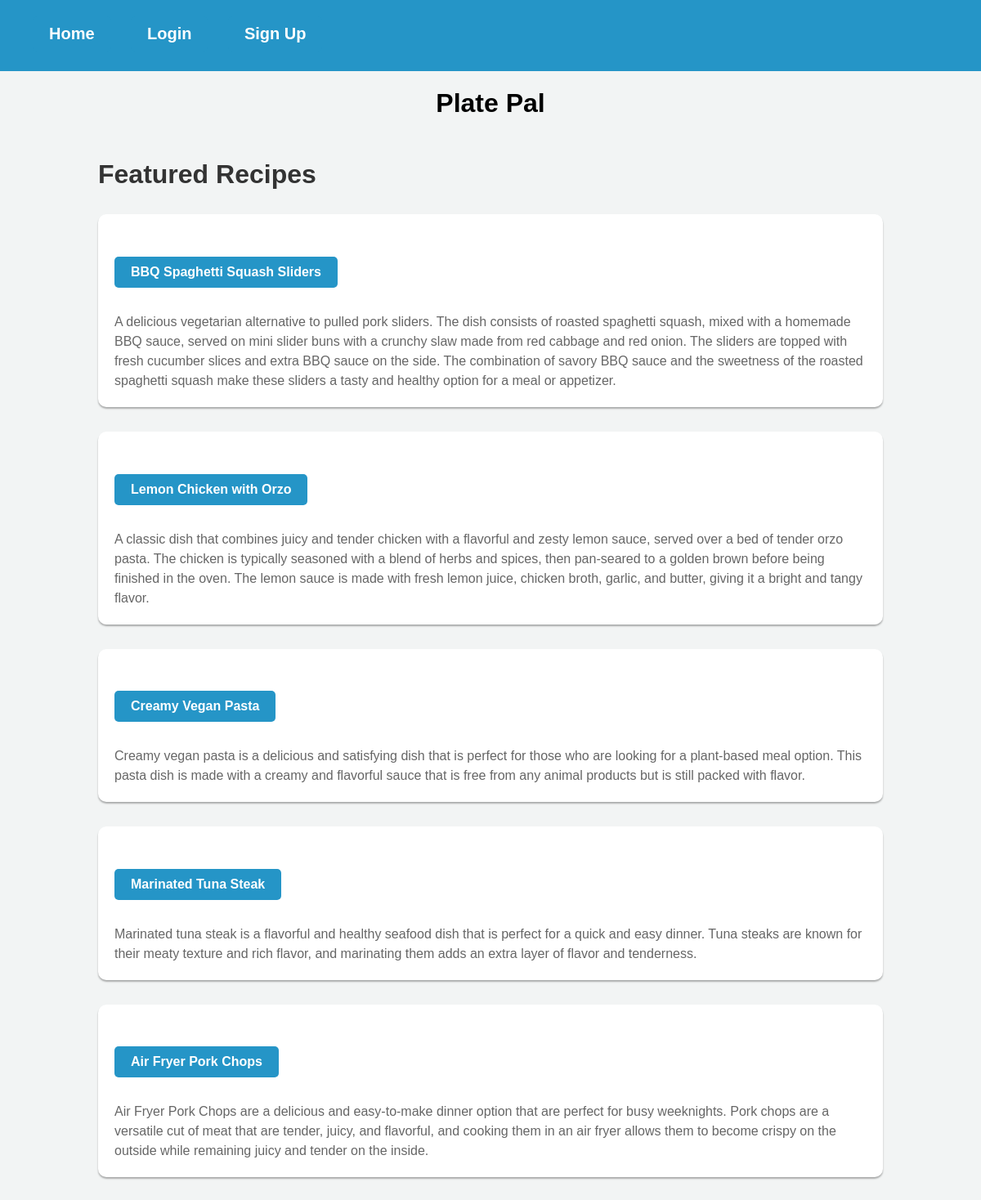
The page / on the database its author committed.
### website/models.py (models this page shows)
class Recipe(db.Model):
    id = db.Column(db.Integer, primary_key=True)
    user_id = db.Column(db.Integer, db.ForeignKey('user.id'), nullable=False)
    title = db.Column(db.String(128), nullable=False)
    description = db.Column(db.String(512), nullable=False)
    servings = db.Column(db.Integer, nullable=False)
    prep_time = db.Column(db.Integer, nullable=False)
    cook_time = db.Column(db.Integer, nullable=False)
    ingredients = db.relationship('Ingredient', backref='recipe', lazy=True, cascade='all, delete')
    instructions = db.relationship('Instruction', backref='recipe', lazy=True, cascade='all, delete')
    tags = db.relationship('Tags', backref='recipe', lazy=True, cascade='all, delete-orphan')
    comments = db.relationship('Comments', backref='recipe', lazy=True, cascade='all, delete-orphan')
    likes = db.Column(db.Integer, default=0)

### website/views.py (the view)
@views.route('/', methods=['GET', 'POST'])
def home():
    recipes = Recipe.query.filter(
        Recipe.tags.any(Tags.text == 'FEATURED')).all()
    return render_template("home.html", user=current_user, recipes=recipes)

### website/templates/home.html (shortened to what this page needs)
{% extends "base.html" %}
{% block content %}
<link rel="stylesheet" type="text/css" href="{{ url_for('static', filename='home.css') }}">
<div>
    <h1 align="center">Plate Pal</h1>
</div>
<div class="recipes">
    <h2>Featured Recipes</h2>
    {% for recipe in recipes %}
        <div class="recipe">
            <h2><a href="{{ url_for('views.recipe', recipe_id=recipe.id) }}">{{ recipe.title }}</a></h2>
            <p>{{ recipe.description }}</p>
        </div>
    {% endfor %}
</div>
{% endblock %}

### website/static/home.css (style rules this page uses)
body { background-color: #F2F4F4; font-family: Arial, sans-serif; margin: 0; padding: 0; }
a { background-color: #2595C7; border-radius: 5px; color: white; display: inline-block; font-size: 16px; font-weight: bold; padding: 10px 20px; text-align: center; text-decoration: none; transition: background-color 0.3s ease-in-out; }
.recipes { margin: 50px auto; width: 80%; }
.recipes h2 { color: #333333; font-size: 32px; margin-bottom: 30px; }
.recipe { background-color: #FFFFFF; border-radius: 10px; box-shadow: 0px 2px 2px rgba(0, 0, 0, 0.3); margin-bottom: 30px; padding: 20px; }
.recipe p { color: #666666; font-size: 16px; line-height: 1.5; margin-bottom: 0; }

### rows shown on the page
Recipe: title "BBQ Spaghetti Squash Sliders", description "A delicious vegetarian alternative to pulled pork sliders. The dish consists of roasted spaghetti squash, mixed with a homemade BBQ sauce, served on mini slider buns with a crunchy slaw made from red cabbage and red onion. The sliders are topped with fresh cucumber slices and extra BBQ sauce on the side. The combination of savory BBQ sauce and the sweetness of the roasted spaghetti squash make these sliders a tasty and healthy option for a meal or appetizer."
Recipe: title "Lemon Chicken with Orzo", description "A classic dish that combines juicy and tender chicken with a flavorful and zesty lemon sauce, served over a bed of tender orzo pasta. The chicken is typically seasoned with a blend of herbs and spices, then pan-seared to a golden brown before being finished in the oven. The lemon sauce is made with fresh lemon juice, chicken broth, garlic, and butter, giving it a bright and tangy flavor."
Recipe: title "Creamy Vegan Pasta", description "Creamy vegan pasta is a delicious and satisfying dish that is perfect for those who are looking for a plant-based meal option. This pasta dish is made with a creamy and flavorful sauce that is free from any animal products but is still packed with flavor."
Recipe: title "Marinated Tuna Steak", description "Marinated tuna steak is a flavorful and healthy seafood dish that is perfect for a quick and easy dinner. Tuna steaks are known for their meaty texture and rich flavor, and marinating them adds an extra layer of flavor and tenderness."
Recipe: title "Air Fryer Pork Chops", description "Air Fryer Pork Chops are a delicious and easy-to-make dinner option that are perfect for busy weeknights. Pork chops are a versatile cut of meat that are tender, juicy, and flavorful, and cooking them in an air fryer allows them to become crispy on the outside while remaining juicy and tender on the inside."
